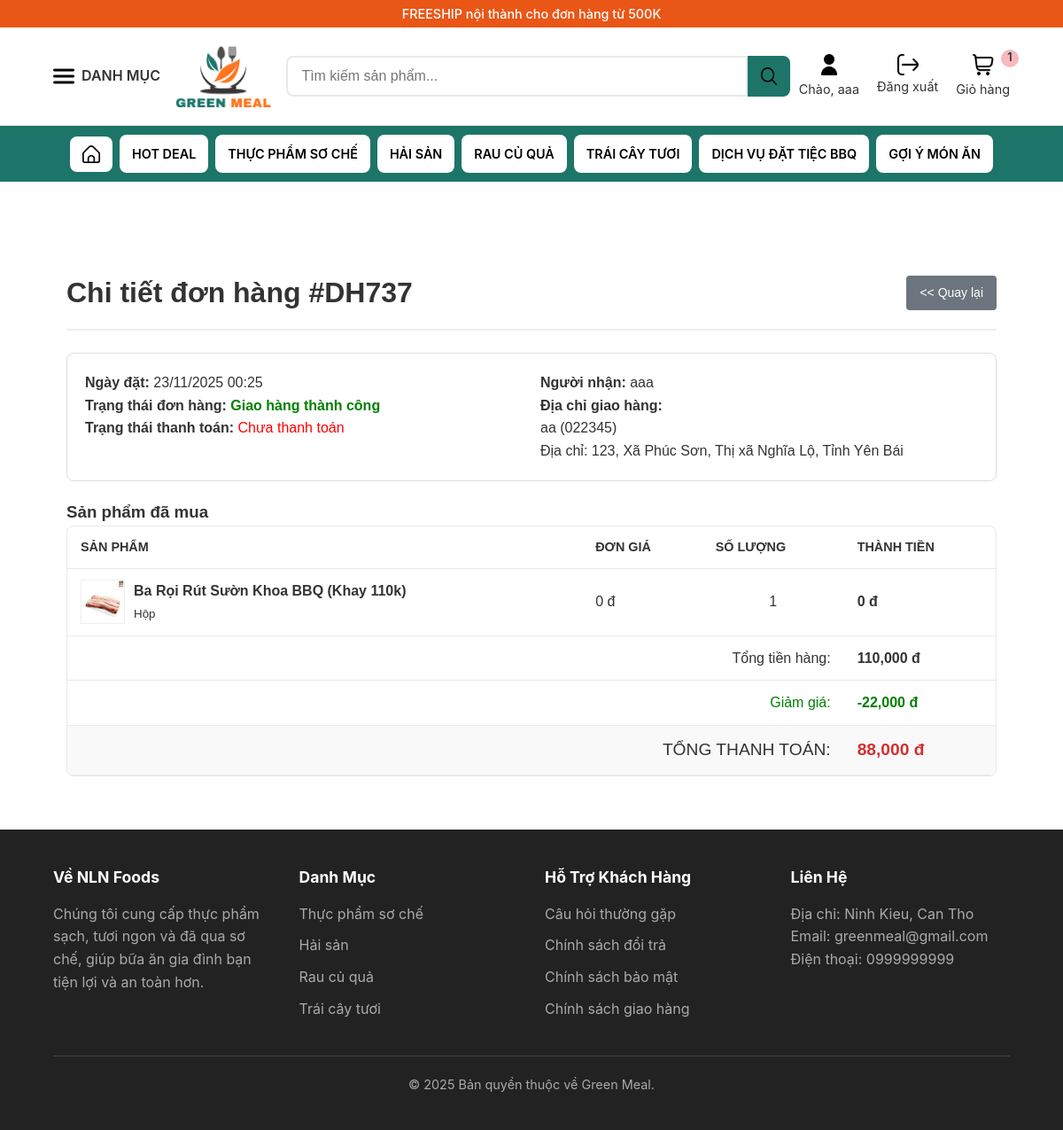
The app's page /public/account/orderDetail/DH737 (signed in) with its own data.
### tables this page shows
CREATE TABLE `danh_muc` (
  `ID_DM` varchar(5) NOT NULL,
  `TEN_DM` varchar(200) NOT NULL
);

CREATE TABLE `don_hang` (
  `ID_DH` varchar(5) NOT NULL,
  `ID_PTTT` varchar(5) NOT NULL,
  `ID_TK` char(15) NOT NULL,
  `DIA_CHI_GIAO_DH` varchar(1000) NOT NULL,
  `NGAY_GIO_TAO_DON` datetime NOT NULL,
  `NGAY_DU_KIEN_GIAO` date NOT NULL,
  `TONG_GIA_TRI_DH` decimal(10,2) NOT NULL,
  `TIEN_GIAM_GIA` decimal(10,2) NOT NULL,
  `SO_TIEN_THANH_TOAN` decimal(10,2) NOT NULL,
  `TRANG_THAI_THANH_TOAN` varchar(50) NOT NULL,
  `NGAY_THANH_TOAN` datetime NOT NULL,
  `TRANG_THAI_BL` varchar(50) NOT NULL
);

CREATE TABLE `don_hang_hien_tai` (
  `ID_DH` varchar(5) NOT NULL,
  `TRANG_THAI_DHHT` varchar(50) NOT NULL DEFAULT 'Chờ xử lý',
  `NGAY_GIO_CAP_NHAT` datetime NOT NULL
);

CREATE TABLE `tai_khoan` (
  `ID_TK` char(15) NOT NULL,
  `ID_GH` varchar(5) NOT NULL,
  `ID_ND` varchar(5) NOT NULL,
  `HO_TEN` varchar(30) NOT NULL,
  `GIOI_TINH` char(10) NOT NULL,
  `SDT_TK` char(15) NOT NULL,
  `EMAIL` varchar(100) NOT NULL,
  `MAT_KHAU` varchar(255) NOT NULL,
  `NGAY_GIO_TAO_TK` datetime NOT NULL,
  `NGAY_GIO_CAP_NHAT` datetime NOT NULL,
  `DIA_CHI_AVT` varchar(200) DEFAULT NULL
);

CREATE TABLE `chi_tiet_don_hang` (
  `ID_DH` varchar(5) NOT NULL,
  `ID_HH` varchar(5) NOT NULL,
  `SO_LUONG_BAN_RA` int(11) NOT NULL,
  `don_gia_ban` decimal(10,0) NOT NULL
);

CREATE TABLE `hang_hoa` (
  `ID_HH` varchar(5) NOT NULL,
  `ID_LHH` varchar(5) NOT NULL,
  `ID_DVT` varchar(5) NOT NULL,
  `ID_KM` varchar(5) DEFAULT NULL,
  `TEN_HH` varchar(100) NOT NULL,
  `link_anh` varchar(255) DEFAULT NULL,
  `MO_TA_HH` text NOT NULL,
  `SO_LUONG_TON_HH` decimal(10,2) NOT NULL,
  `DUOC_PHEP_BAN` tinyint(1) NOT NULL,
  `LA_HANG_SX` tinyint(1) NOT NULL,
  `HSD` datetime NOT NULL
);

CREATE TABLE `dvt` (
  `ID_DVT` varchar(5) NOT NULL,
  `DVT` varchar(50) NOT NULL
);

### src/views/account/order-detail.php (the view, shortened to what the rows shown need)
<?php require_once __DIR__ . '/../partials/header.php'; ?>
<div class="container account-page-container">
    <div class="account-header">
        <h2>Chi tiết đơn hàng #<?php echo $order['ID_DH']; ?></h2>
        <a href="<?php echo BASE_PATH; ?>/account/index" class="btn-secondary">&lt;&lt; Quay lại</a>
    </div>
    <div class="order-info-box" style="background: #fff; padding: 20px; border: 1px solid #ddd; border-radius: 8px; margin-bottom: 20px;">
        <div class="row" style="display: flex; flex-wrap: wrap; gap: 20px;">
            <div style="flex: 1;">
                <p><strong>Ngày đặt:</strong> <?php echo date('d/m/Y H:i', strtotime($order['NGAY_GIO_TAO_DON'])); ?></p>
                <p><strong>Trạng thái đơn hàng:</strong>
                    <?php
                    $stt = $order['TRANG_THAI_DHHT'];
                    $color = 'gray';
                    if($stt == 'Giao hàng thành công') $color = 'green';
                    ?>
                    <span style="color: <?php echo $color; ?>; font-weight: bold;"><?php echo $stt; ?></span>
                </p>
                <p><strong>Trạng thái thanh toán:</strong>
                    <?php if ($order['TRANG_THAI_THANH_TOAN'] == 'Đã thanh toán'): ?>
                        <span style="color: green; font-weight: bold;">
                            <i class="fa fa-check-circle"></i> Đã thanh toán
                        </span>
                        <?php if(!empty($order['NGAY_THANH_TOAN']) && $order['NGAY_THANH_TOAN'] != '0000-00-00 00:00:00'): ?>
                            <br><small>(Lúc: <?php echo date('d/m/Y H:i', strtotime($order['NGAY_THANH_TOAN'])); ?>)</small>
                        <?php endif; ?>
                    <?php else: ?>
                        <span style="color: red;">Chưa thanh toán</span>
                    <?php endif; ?>
                </p>
            </div>
            <div style="flex: 1;">
                <p><strong>Người nhận:</strong> <?php echo htmlspecialchars($order['HO_TEN'] ?? $_SESSION['user']['HO_TEN']); ?></p>
                <p><strong>Địa chỉ giao hàng:</strong><br> <?php echo nl2br(htmlspecialchars($order['DIA_CHI_GIAO_DH'])); ?></p>
            </div>
        </div>
    </div>
    <h3>Sản phẩm đã mua</h3>
    <div class="data-table-wrapper">
        <table class="data-table">
            <thead>
                <tr>
                    <th>Sản phẩm</th>
                    <th>Đơn giá</th>
                    <th>Số lượng</th>
                    <th>Thành tiền</th>
                </tr>
            </thead>
            <tbody>
                <?php foreach ($items as $item): ?>
                <tr>
                    <td>
                        <div style="display: flex; align-items: center;">
                            <?php if(!empty($item['link_anh'])): ?>
                                <img src="<?php echo BASE_PATH . '/uploads/' . $item['link_anh']; ?>" width="50" style="margin-right: 10px; border: 1px solid #eee;">
                            <?php endif; ?>
                            <div>
                                <strong><?php echo htmlspecialchars($item['TEN_HH']); ?></strong>
                                <br><small><?php echo htmlspecialchars($item['DVT'] ?? ''); ?></small>
                            </div>
                        </div>
                    </td>
                    <td><?php echo number_format($item['don_gia_ban']); ?> đ</td>
                    <td style="text-align: center;"><?php echo $item['SO_LUONG_BAN_RA']; ?></td>
                    <td style="font-weight: bold;"><?php echo number_format($item['don_gia_ban'] * $item['SO_LUONG_BAN_RA']); ?> đ</td>
                </tr>
                <?php endforeach; ?>
            </tbody>
            <tfoot>
                <tr>
                    <td colspan="3" style="text-align: right;">Tổng tiền hàng:</td>
                    <td style="font-weight: bold;"><?php echo number_format($order['TONG_GIA_TRI_DH']); ?> đ</td>
                </tr>
                <tr>
                    <td colspan="3" style="text-align: right; color: green;">Giảm giá:</td>
                    <td style="font-weight: bold; color: green;">-<?php echo number_format($order['TIEN_GIAM_GIA']); ?> đ</td>
                </tr>
                <tr style="background-color: #f9f9f9;">
                    <td colspan="3" style="text-align: right; font-size: 1.2em;">TỔNG THANH TOÁN:</td>
                    <td style="font-weight: bold; color: #d32f2f; font-size: 1.2em;"><?php echo number_format($order['SO_TIEN_THANH_TOAN']); ?> đ</td>
                </tr>
            </tfoot>
        </table>
    </div>
</div>
<?php require_once __DIR__ . '/../partials/footer.php'; ?>

### src/views/partials/header.php (shortened to what the rows shown need)
<!DOCTYPE html>
<html lang="vi">
<head>
    <link rel="stylesheet" href="<?php echo BASE_PATH; ?>/css/style.css">
</head>
<body>
<div class="top-bar-shipping">
    <div class="container">
        FREESHIP nội thành cho đơn hàng từ 500K
    </div>
</div>
<header class="main-header">
    <div class="container">
        <div class="menu-toggle">
            <img src="<?php echo BASE_PATH; ?>/images/menu-burger.png" alt="MENU" class="header-main-icon">
            <span>DANH MỤC</span>
        </div>
        <a href="<?php echo BASE_PATH; ?>/" class="logo">
            <img src="<?php echo BASE_PATH; ?>/images/logo-green-meal.png" alt="NLN Foods Logo" class="logo-image">
        </a>
        <form class="search-bar" action="<?php echo BASE_PATH; ?>/search" method="GET">
            <input type="text" placeholder="Tìm kiếm sản phẩm..." name="q" value="<?php echo htmlspecialchars($_GET['q'] ?? ''); ?>">
            <button type="submit">
                <img src="<?php echo BASE_PATH; ?>/images/search.png" alt="Tìm" class="search-icon">
            </button>
        </form>
        <div class="header-icons">
            <?php if (isset($_SESSION['user_id'])): ?>
                <a href="<?php echo BASE_PATH; ?>/account/index" class="header-icon-item">
                    <img src="<?php echo BASE_PATH; ?>/images/user-icon-2.png" alt="Tài khoản" class="header-main-icon">
                    <span>Chào, <?php echo htmlspecialchars($_SESSION['user_name']); ?></span>
                </a>
                <form action="<?php echo BASE_PATH; ?>/auth/logout" method="POST" class="logout-form">
                    <button type="submit" class="header-icon-item-button">
                        <img src="<?php echo BASE_PATH; ?>/images/exit.png" alt="Đăng xuất" class="header-main-icon">
                        <span>Đăng xuất</span>
                    </button>
                </form>
            <?php endif; ?>
            <a href="<?php echo BASE_PATH; ?>/cart/index" class="header-icon-item">
                <img src="<?php echo BASE_PATH; ?>/images/shopping-cart.png" alt="Giỏ hàng" class="header-main-icon">
                <span>Giỏ hàng</span>
                <span class="cart-count">
                    <?php echo $_SESSION['cart_count'] ?? 0; ?>
                </span>
            </a>
        </div>
    </div>
</header>
<nav class="sub-nav">
    <div class="container">
        <ul>
            <li>
                <a href="<?php echo BASE_PATH; ?>/" class="sub-nav-home-icon">
                    <img src="<?php echo BASE_PATH; ?>/images/home.png" alt="Trang chủ">
                </a>
            </li>
            <li><a href="#">HOT DEAL</a></li>
            <?php
            if (isset($categories) && !empty($categories)):
                foreach ($categories as $category):
            ?>
                <li>
                    <a href="<?php echo BASE_PATH; ?>/product/category/<?php echo $category['ID_DM']; ?>">
                        <?php echo htmlspecialchars($category['TEN_DM']); ?>
                    </a>
                </li>
            <?php
                endforeach;
            endif;
            ?>
            <li><a href="#">Dịch vụ đặt tiệc BBQ</a></li>
            <li><a href="#">Gợi ý món ăn</a></li>
        </ul>
    </div>
</nav>
<main></main>

### src/views/partials/footer.php (shortened to what the rows shown need)
</main> <footer class="main-footer">
    <div class="container">
        <div class="footer-grid">
            <div class="footer-column">
                <h5>Về NLN Foods</h5>
                <p>Chúng tôi cung cấp thực phẩm sạch, tươi ngon và đã qua sơ chế, giúp bữa ăn gia đình bạn tiện lợi và an toàn hơn.</p>
            </div>
            <div class="footer-column">
                <h5>Danh Mục</h5>
                <ul>
                    <?php
                    if (isset($categories) && !empty($categories)):
                        foreach ($categories as $category):
                    ?>
                        <li>
                            <a href="/NLN_NLCS/public/product/category/<?php echo $category['ID_DM']; ?>">
                                <?php echo htmlspecialchars($category['TEN_DM']); ?>
                            </a>
                        </li>
                    <?php
                        endforeach;
                    endif;
                    ?>
                </ul>
            </div>
            <div class="footer-column">
                <h5>Hỗ Trợ Khách Hàng</h5>
                <ul>
                    <li><a href="#">Câu hỏi thường gặp</a></li>
                    <li><a href="#">Chính sách đổi trả</a></li>
                    <li><a href="#">Chính sách bảo mật</a></li>
                    <li><a href="#">Chính sách giao hàng</a></li>
                </ul>
            </div>
            <div class="footer-column">
                <h5>Liên Hệ</h5>
                <p>
                    Địa chỉ: Ninh Kieu, Can Tho <br>
                    Email: greenmeal@gmail.com<br>
                    Điện thoại: 0999999999
                </p>
            </div>
        </div>
        <div class="footer-bottom">
            <p>&copy; <?php echo date('Y'); ?> Bản quyền thuộc về Green Meal.</p>
        </div>
    </div>
</footer>
</body>
</html>

### records on screen
danh_muc: TEN_DM "THỰC PHẨM SƠ CHẾ", TEN_DM "Thực phẩm sơ chế"
danh_muc: TEN_DM "HẢI SẢN", TEN_DM "Hải sản"
danh_muc: TEN_DM "RAU CỦ QUẢ", TEN_DM "Rau củ quả"
danh_muc: TEN_DM "TRÁI CÂY TƯƠI", TEN_DM "Trái cây tươi"
don_hang: ID_DH "DH737", NGAY_GIO_TAO_DON "23/11/2025 00:25", don_hang_hien_tai.TRANG_THAI_DHHT "Giao hàng thành công", ID_TK.HO_TEN "aaa", DIA_CHI_GIAO_DH "aa (022345) Địa chỉ: 123, Xã Phúc Sơn, Thị xã Nghĩa Lộ, Tỉnh Yên Bái", TONG_GIA_TRI_DH "110,000", TIEN_GIAM_GIA "22,000", SO_TIEN_THANH_TOAN "88,000"
chi_tiet_don_hang: ID_HH.link_anh (picture), ID_HH.TEN_HH "Ba Rọi Rút Sườn Khoa BBQ (Khay 110k)", dvt.DVT "Hộp", don_gia_ban "0", SO_LUONG_BAN_RA "1", $item['don_gia_ban']*$item['SO_LUONG_BAN_RA'] "0"

### other values on screen
$_SESSION['user_name'] "aaa"
$_SESSION['cart_count'] "1"
